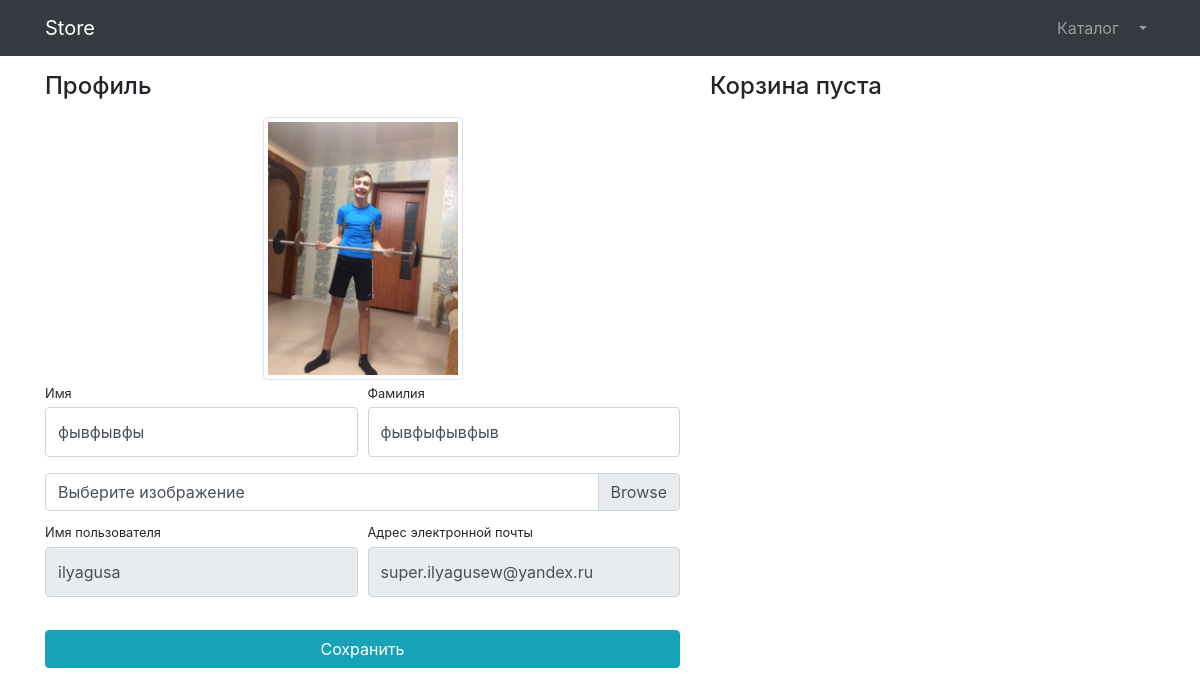
Page /users/profile (signed in) on the earlier database version.
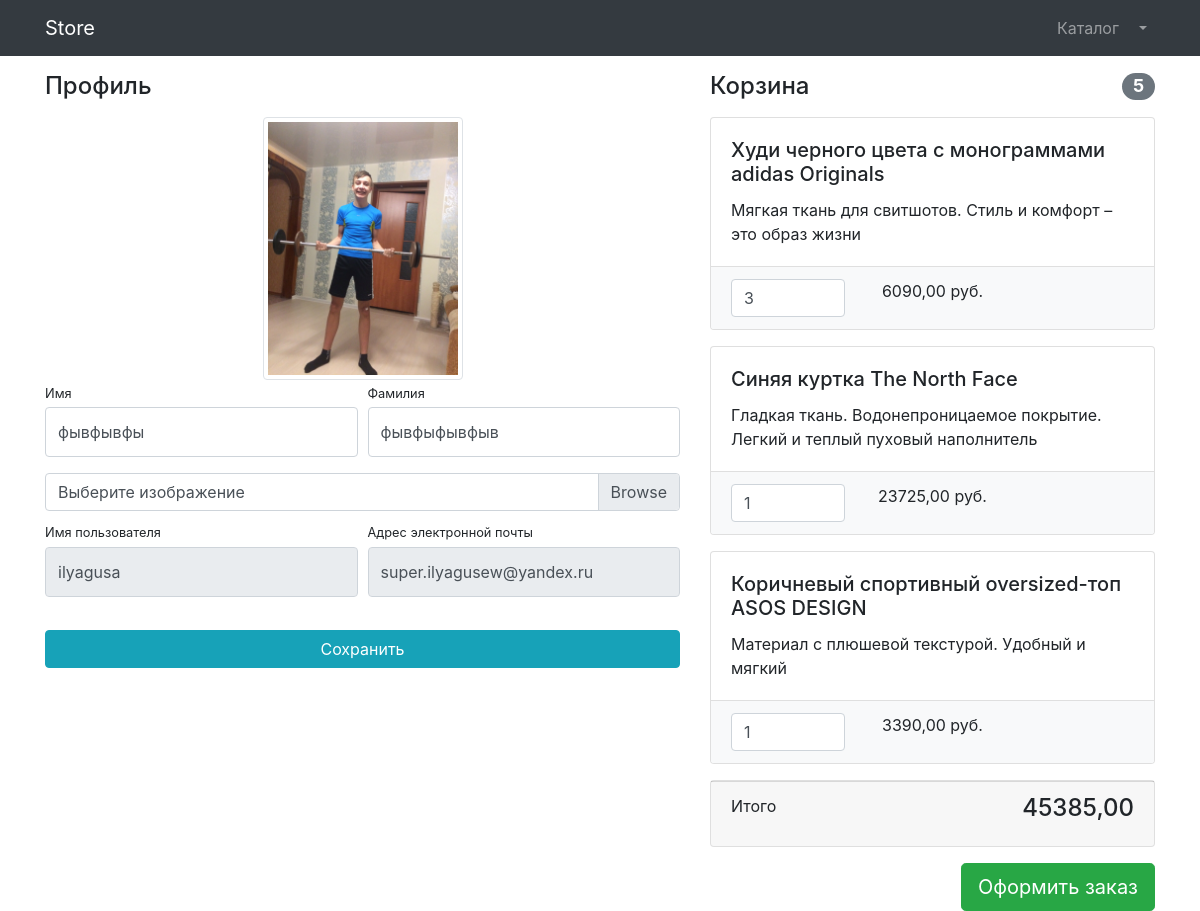
Same page on the later database version.
### users/models.py (models this page shows)
class User(AbstractUser):
    image = models.ImageField(upload_to='users_images', null=True, blank=True)

### products/models.py (models this page shows, shortened)
class Basket(models.Model):
    user = models.ForeignKey(to=User, on_delete=models.CASCADE)
    product = models.ForeignKey(to=Product, on_delete=models.CASCADE)
    quantity = models.PositiveSmallIntegerField(default=0)
    created = models.DateTimeField(auto_now_add=True)
    objects = BasketQuerySet.as_manager()
    def sum_by_quantity(self):
        return self.quantity * self.product.price

class Product(models.Model):
    name = models.CharField(max_length=200)
    description = models.TextField(null=True, blank=True)
    price = models.DecimalField(max_digits=10, decimal_places=2)
    quantity = models.PositiveIntegerField(default=0)
    image = models.ImageField(upload_to='product_images')
    category = models.ForeignKey(to=ProductCategory, on_delete=models.CASCADE)
    class Meta:
        verbose_name = "Продукт"
        verbose_name_plural = "Продукты"

### users/views.py (the view)
# urls.py: path('profile', views.profile, name='profile'),
@login_required
def profile(request):
    if request.method == 'POST':
        form = UserProfileForm(instance=request.user, data=request.POST, files=request.FILES)
        if form.is_valid():
            form.save()
            return HttpResponseRedirect(reverse('users:profile'))
    else:
        form = UserProfileForm(instance=request.user)
    user_baskets = Basket.objects.filter(user=request.user)
    context = {'title': 'Профиль', 'form': form, 'baskets': user_baskets}
    return render(request, 'users/profile.html', context)

### users/forms.py
class UserProfileForm(UserChangeForm):
    first_name = forms.CharField(widget=forms.TextInput(
        attrs={'class': "form-control py-4"}
    ))
    last_name = forms.CharField(widget=forms.TextInput(
        attrs={'class': "form-control py-4"}
    ))
    image = forms.ImageField(widget=forms.FileInput(
        attrs={'class': "custom-file-input"}), required=False
    )
    username = forms.CharField(widget=forms.TextInput(
        attrs={'class': "form-control py-4", 'readonly': True}
    ))
    email = forms.CharField(widget=forms.TextInput(
        attrs={'class': "form-control py-4", 'readonly': True}
    ))
    class Meta:
        model = User
        fields = ('first_name', 'last_name', 'username', 'email', 'image')

### products/models.py (called while the page is built)
    def total_sum(self):
        return sum(basket.sum_by_quantity() for basket in self)

    def total_quantity(self):
        return sum(basket.quantity for basket in self)

### users/templates/users/profile.html (shortened to what this page needs)
{% extends 'products/base.html' %}
{% load static %}
{% block css %}
    <link href="{% static 'vendor/css/profile.css' %}" rel="stylesheet">
{% endblock %}
{% block content %}
<div class="container">
    <div class="row">
        <div class="col-lg-7">
            <h4 class="mt-3 mb-3">Профиль</h4>
            <div class="col-lg-12 text-center">
                <img width="200" height="200"
                     src="{% if user.image %} {{ user.image.url }} {% else %} {% static 'vendor/img/users/default_avatar.jpg' %} {% endif %}"
                     class="img-thumbnail">
            </div>
            <form action="{% url 'users:profile' %}" method="post" enctype="multipart/form-data">
                <div class="form-row">
                    <div class="col-lg-6">
                        <div class="form-group">
                            <label class="small mb-1" for="{{ form.username.first_name }}">Имя</label>
                            {{ form.first_name }}
                        </div>
                    </div>
                    <div class="col-lg-6">
                        <div class="form-group">
                            <label class="small mb-1" for="{{ form.username.last_name }}">Фамилия</label>
                            {{ form.last_name }}
                        </div>
                    </div>
                </div>
                <div class="form-row mb-2">
                    <div class="col-lg-12">
                        <div class="custom-file">
                            <label class="custom-file-label" for="{{ form.image.id_for_label }}">Выберите изображение</label>
                        </div>
                    </div>
                </div>
                <div class="form-row">
                    <div class="col-lg-6">
                        <label class="small mb-1" for="{{ form.username.id_for_label }}">Имя пользователя</label>
                        {{ form.username }}
                    </div>
                    <div class="col-lg-6">
                        <label class="small mb-1" for="{{ form.email.id_for_label }}">Адрес электронной
                            почты</label>
                        {{ form.email }}
                    </div>
                </div>
                <div class="form-row">
                    <div class="col-lg-12" style="margin-top: 33px;">
                        <input class="btn btn-info btn-block" type="submit" value="Сохранить">
                    </div>
                </div>
            </form>
        </div>
        <div class="col-lg-5">
            {% include 'products/basket.html' %}
        </div>
    </div>
</div>
{% endblock %}

### products/templates/products/base.html (shortened to what this page needs)
{% load static %}
<!DOCTYPE html>
<html lang="en">
<head>
    <link href="{% static 'vendor/bootstrap/css/bootstrap.min.css' %}" rel="stylesheet">
    {% block css %} {% endblock %}
</head>
<body>
<nav class="navbar navbar-expand-lg navbar-dark bg-dark fixed-top">
    <div class="container">
        <a class="navbar-brand" href="{% url 'index' %}">Store</a>
        <div class="collapse navbar-collapse" id="navbarResponsive">
            <ul class="navbar-nav ml-auto">
                <li class="nav-item">
                    <a class="nav-link" href="{% url 'products:index' %}">Каталог  </a>
                </li>
                {% if not user.is_authenticated %}
                <li class="nav-item">
                    <a class="nav-link" href="{% url 'users:login' %}">Войти <i class="fas fa-sign-in-alt"></i></a>
                </li>
                {% else %}
                <li class="nav-item dropdown">
                    <a class="nav-link dropdown-toggle" href="#" id="navbarDropdown" role="button"
                       data-bs-toggle="dropdown" aria-expanded="false">
                    </a>
                </li>
            </ul>
                {% endif %}
        </div>
    </div>
</nav>
{% block content %} {% endblock %}
</body>
</html>

### products/templates/products/basket.html (shortened to what this page needs)
{% if baskets %}
    <h4 class="mt-3 mb-3 d-flex justify-content-between align-items-center mb-3">
    Корзина <span class="badge badge-secondary badge-pill">{{ baskets.total_quantity }}</span>
    </h4>
    {% for basket in baskets %}
        <div class="card mb-3">
            <div class="card-body">
                <h5 class="card-title">{{ basket.product.name }}</h5>
                <p class="card-text">{{ basket.product.description }}</p>
            </div>
            <ul class="list-group list-group-flush">
                <li class="list-group-item bg-light">
                    <div class="row text-center">
                        <div class="col-lg-4">
                            <input name="basketID" type="number" class="form-control"
                                   value="{{ basket.quantity }}" min="0">
                        </div>
                        <div class="col-lg-4">{{ basket.product.price }} руб.</div>
                        <div class="col-lg-4">
                        </div>
                    </div>
                </li>
            </ul>
        </div>
    {% endfor %}
    <div class="card mb-3">
        <div class="card-footer">
            <p class="float-left">Итого</p>
            <h4 class="float-right">{{ baskets.total_sum }}</h4>
        </div>
    </div>
    <a class="btn btn-success btn-lg float-right" href="../orders/order-create.html">
        Оформить заказ
    </a>
{% else %}
    <h4 class="mt-3 mb-3 d-flex justify-content-between align-items-center mb-3">
    Корзина пуста
    </h4>
{% endif %}

Differences in the rows shown:
added Basket: total_quantity "5", product.name "Худи черного цвета с монограммами adidas Originals", product.description "Мягкая ткань для свитшотов. Стиль и комфорт – это образ жизни", basketID "3", product.price "6090,00", total_sum "45385,00"
added Basket: product.name "Синяя куртка The North Face", product.description "Гладкая ткань. Водонепроницаемое покрытие. Легкий и теплый пуховый наполнитель", basketID "1", product.price "23725,00"
added Basket: product.name "Коричневый спортивный oversized-топ ASOS DESIGN", product.description "Материал с плюшевой текстурой. Удобный и мягкий", basketID "1", product.price "3390,00"
Other differences:
text no longer shown: "Корзина пуста"
text now shown: "Корзина Итого Оформить заказ"
